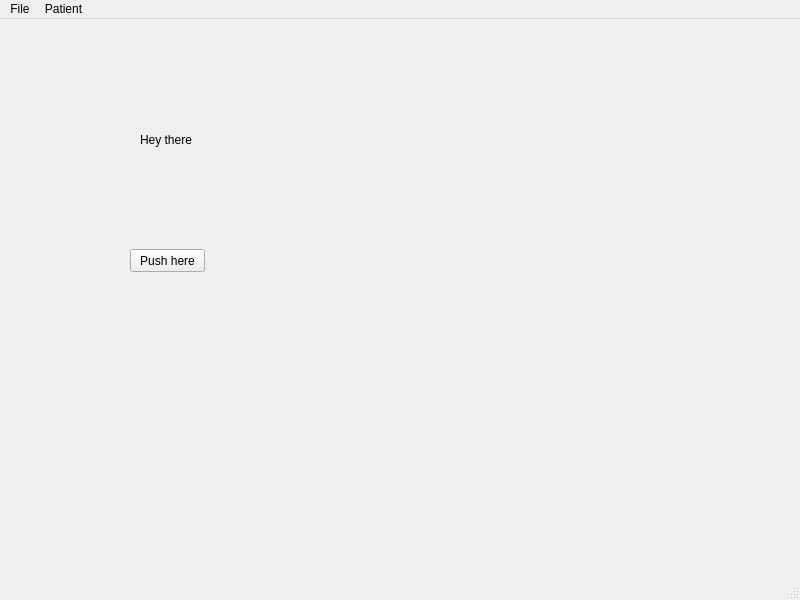
<?xml version="1.0" encoding="UTF-8"?>
<ui version="4.0">
 <class>MainWindow</class>
 <widget class="QMainWindow" name="MainWindow">
  <property name="geometry">
   <rect>
    <x>0</x>
    <y>0</y>
    <width>800</width>
    <height>600</height>
   </rect>
  </property>
  <property name="windowTitle">
   <string>MainWindow</string>
  </property>
  <widget class="QWidget" name="centralwidget">
   <widget class="QLabel" name="label1">
    <property name="geometry">
     <rect>
      <x>140</x>
      <y>90</y>
      <width>141</width>
      <height>61</height>
     </rect>
    </property>
    <property name="text">
     <string>Hey there</string>
    </property>
   </widget>
   <widget class="QPushButton" name="button1">
    <property name="geometry">
     <rect>
      <x>130</x>
      <y>230</y>
      <width>75</width>
      <height>23</height>
     </rect>
    </property>
    <property name="text">
     <string>Push here</string>
    </property>
   </widget>
  </widget>
  <widget class="QMenuBar" name="menubar">
   <property name="geometry">
    <rect>
     <x>0</x>
     <y>0</y>
     <width>800</width>
     <height>22</height>
    </rect>
   </property>
   <widget class="QMenu" name="menuFile">
    <property name="title">
     <string>File</string>
    </property>
   </widget>
   <widget class="QMenu" name="menuPatient">
    <property name="title">
     <string>Patient</string>
    </property>
    <addaction name="separator"/>
   </widget>
   <addaction name="menuFile"/>
   <addaction name="menuPatient"/>
  </widget>
  <widget class="QStatusBar" name="statusbar"/>
 </widget>
 <resources/>
 <connections/>
</ui>
